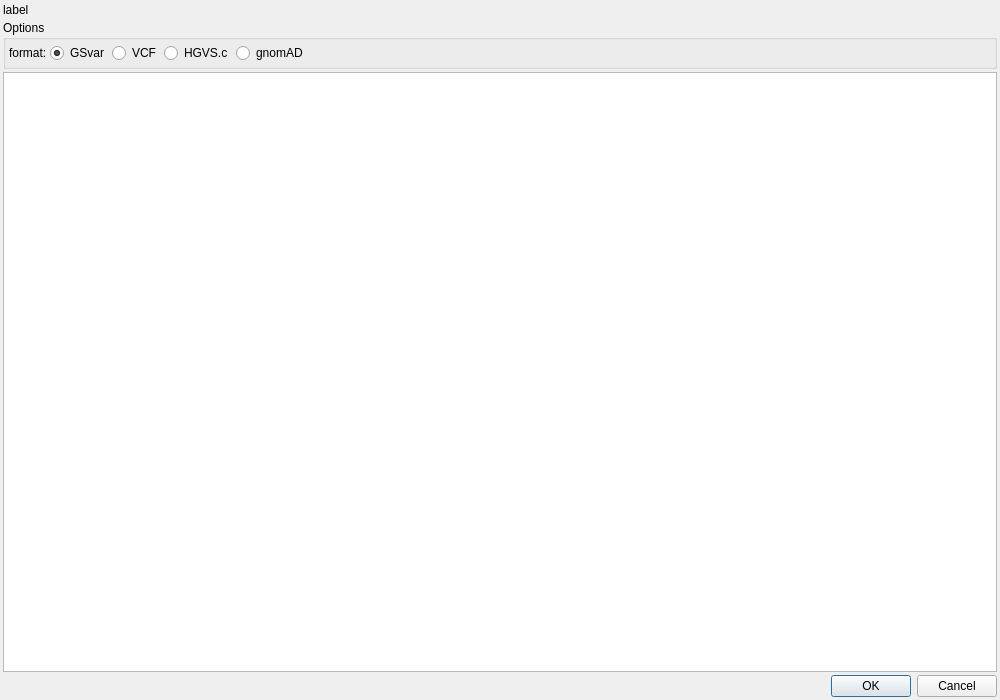
<?xml version="1.0" encoding="UTF-8"?>
<ui version="4.0">
 <class>ImportDialog</class>
 <widget class="QDialog" name="ImportDialog">
  <property name="geometry">
   <rect>
    <x>0</x>
    <y>0</y>
    <width>1000</width>
    <height>700</height>
   </rect>
  </property>
  <property name="minimumSize">
   <size>
    <width>1000</width>
    <height>700</height>
   </size>
  </property>
  <property name="windowTitle">
   <string>Dialog</string>
  </property>
  <layout class="QGridLayout" name="gridLayout">
   <property name="leftMargin">
    <number>3</number>
   </property>
   <property name="topMargin">
    <number>3</number>
   </property>
   <property name="rightMargin">
    <number>3</number>
   </property>
   <property name="bottomMargin">
    <number>3</number>
   </property>
   <property name="spacing">
    <number>3</number>
   </property>
   <item row="4" column="0">
    <widget class="QDialogButtonBox" name="buttonBox">
     <property name="orientation">
      <enum>Qt::Horizontal</enum>
     </property>
     <property name="standardButtons">
      <set>QDialogButtonBox::Cancel|QDialogButtonBox::Ok</set>
     </property>
    </widget>
   </item>
   <item row="1" column="0">
    <widget class="QGroupBox" name="variant_options">
     <property name="title">
      <string>Options</string>
     </property>
     <property name="flat">
      <bool>true</bool>
     </property>
     <layout class="QHBoxLayout" name="horizontalLayout">
      <property name="spacing">
       <number>3</number>
      </property>
      <property name="leftMargin">
       <number>3</number>
      </property>
      <property name="topMargin">
       <number>3</number>
      </property>
      <property name="rightMargin">
       <number>3</number>
      </property>
      <property name="bottomMargin">
       <number>3</number>
      </property>
      <item>
       <widget class="QLabel" name="label_2">
        <property name="text">
         <string>format:</string>
        </property>
       </widget>
      </item>
      <item>
       <widget class="QRadioButton" name="format_gsvar">
        <property name="toolTip">
         <string>&lt;html&gt;&lt;head/&gt;&lt;body&gt;&lt;p&gt;format: chr, start, end, ref, alt (tab-separated)&lt;/p&gt;&lt;/body&gt;&lt;/html&gt;</string>
        </property>
        <property name="text">
         <string>GSvar</string>
        </property>
        <property name="checked">
         <bool>true</bool>
        </property>
       </widget>
      </item>
      <item>
       <widget class="QRadioButton" name="format_vcf">
        <property name="toolTip">
         <string>&lt;html&gt;&lt;head/&gt;&lt;body&gt;&lt;p&gt;format: chr, pos, id, ref, alt, ... (tab-separated)&lt;/p&gt;&lt;/body&gt;&lt;/html&gt;</string>
        </property>
        <property name="text">
         <string>VCF</string>
        </property>
       </widget>
      </item>
      <item>
       <widget class="QRadioButton" name="format_hgvsc">
        <property name="toolTip">
         <string>&lt;html&gt;&lt;head/&gt;&lt;body&gt;&lt;p&gt;format: transcript, cDNA change (separated by ':')&lt;br/&gt;&lt;br/&gt;Note: if a gene name is provided instead of a transcript, the MANE select transcript of the gene is used.&lt;/p&gt;&lt;/body&gt;&lt;/html&gt;</string>
        </property>
        <property name="text">
         <string>HGVS.c</string>
        </property>
       </widget>
      </item>
      <item>
       <widget class="QRadioButton" name="format_gnomad">
        <property name="toolTip">
         <string>&lt;html&gt;&lt;head/&gt;&lt;body&gt;&lt;p&gt;format: chr, pos, ref, alt (separated by '-')&lt;/p&gt;&lt;/body&gt;&lt;/html&gt;</string>
        </property>
        <property name="text">
         <string>gnomAD</string>
        </property>
       </widget>
      </item>
      <item>
       <spacer name="horizontalSpacer">
        <property name="orientation">
         <enum>Qt::Horizontal</enum>
        </property>
        <property name="sizeHint" stdset="0">
         <size>
          <width>96</width>
          <height>5</height>
         </size>
        </property>
       </spacer>
      </item>
     </layout>
    </widget>
   </item>
   <item row="3" column="0">
    <widget class="QTableWidget" name="table">
     <property name="editTriggers">
      <set>QAbstractItemView::NoEditTriggers</set>
     </property>
     <property name="selectionMode">
      <enum>QAbstractItemView::SingleSelection</enum>
     </property>
     <property name="selectionBehavior">
      <enum>QAbstractItemView::SelectRows</enum>
     </property>
    </widget>
   </item>
   <item row="0" column="0">
    <widget class="QLabel" name="label">
     <property name="text">
      <string>label</string>
     </property>
    </widget>
   </item>
  </layout>
 </widget>
 <resources/>
 <connections>
  <connection>
   <sender>buttonBox</sender>
   <signal>accepted()</signal>
   <receiver>ImportDialog</receiver>
   <slot>accept()</slot>
   <hints>
    <hint type="sourcelabel">
     <x>248</x>
     <y>254</y>
    </hint>
    <hint type="destinationlabel">
     <x>157</x>
     <y>274</y>
    </hint>
   </hints>
  </connection>
  <connection>
   <sender>buttonBox</sender>
   <signal>rejected()</signal>
   <receiver>ImportDialog</receiver>
   <slot>reject()</slot>
   <hints>
    <hint type="sourcelabel">
     <x>316</x>
     <y>260</y>
    </hint>
    <hint type="destinationlabel">
     <x>286</x>
     <y>274</y>
    </hint>
   </hints>
  </connection>
 </connections>
</ui>
